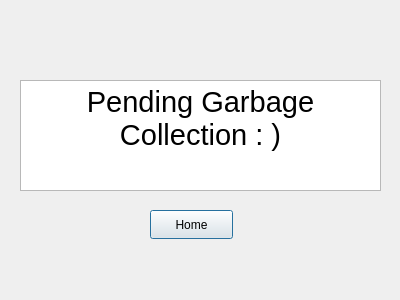
<?xml version="1.0" encoding="UTF-8"?>
<ui version="4.0">
 <class>MessagePending</class>
 <widget class="QDialog" name="MessagePending">
  <property name="geometry">
   <rect>
    <x>0</x>
    <y>0</y>
    <width>400</width>
    <height>300</height>
   </rect>
  </property>
  <property name="windowTitle">
   <string>Dialog</string>
  </property>
  <widget class="QTextEdit" name="textEdit">
   <property name="geometry">
    <rect>
     <x>20</x>
     <y>80</y>
     <width>361</width>
     <height>111</height>
    </rect>
   </property>
   <property name="html">
    <string>&lt;!DOCTYPE HTML PUBLIC &quot;-//W3C//DTD HTML 4.0//EN&quot; &quot;http://www.w3.org/TR/REC-html40/strict.dtd&quot;&gt;
&lt;html&gt;&lt;head&gt;&lt;meta name=&quot;qrichtext&quot; content=&quot;1&quot; /&gt;&lt;meta charset=&quot;utf-8&quot; /&gt;&lt;style type=&quot;text/css&quot;&gt;
p, li { white-space: pre-wrap; }
hr { height: 1px; border-width: 0; }
li.unchecked::marker { content: &quot;\2610&quot;; }
li.checked::marker { content: &quot;\2612&quot;; }
&lt;/style&gt;&lt;/head&gt;&lt;body style=&quot; font-family:'Segoe UI'; font-size:9pt; font-weight:400; font-style:normal;&quot;&gt;
&lt;p align=&quot;center&quot; style=&quot; margin-top:0px; margin-bottom:0px; margin-left:0px; margin-right:0px; -qt-block-indent:0; text-indent:0px;&quot;&gt;&lt;span style=&quot; font-size:22pt;&quot;&gt;Pending Garbage Collection : )&lt;/span&gt;&lt;/p&gt;&lt;/body&gt;&lt;/html&gt;</string>
   </property>
  </widget>
  <widget class="QPushButton" name="pushButton">
   <property name="geometry">
    <rect>
     <x>150</x>
     <y>210</y>
     <width>83</width>
     <height>29</height>
    </rect>
   </property>
   <property name="text">
    <string>Home</string>
   </property>
  </widget>
 </widget>
 <resources/>
 <connections/>
</ui>
